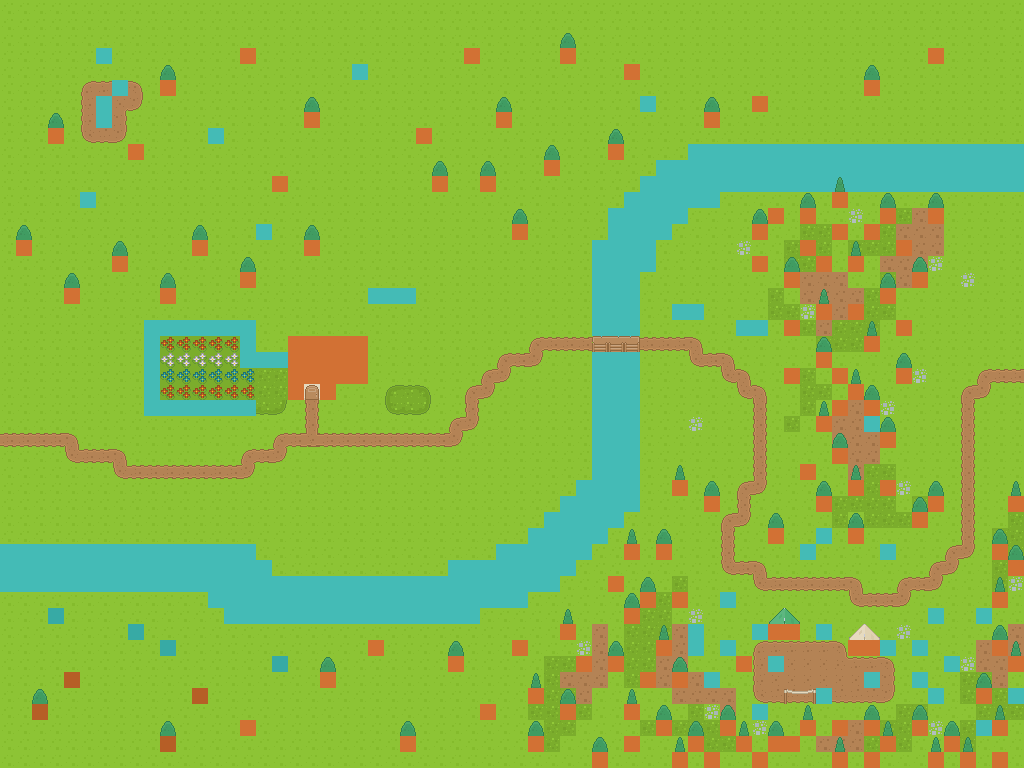

Below is a game level as drawn by its tile map, then a one-line description and the .tmx that defines it (tile-layer data replaced by summaries):
An orthogonal 64x48 tile map with 16x16 px tiles, 10 tile layers (Ground, Paths, Water, Buildings, ...) and 20 objects (15x herb_spawn, 3x mob_spawner, exit, entry).

<map version="1.10" tiledversion="1.12.2" orientation="orthogonal" renderorder="right-down" width="64" height="48" tilewidth="16" tileheight="16" infinite="0" nextlayerid="12" nextobjectid="24">
 <editorsettings>
  <export target="east_meadow.tmj" format="json" />
 </editorsettings>
 <tileset firstgid="1" source="../tilesets/kenney_roguelike.tsx" />
 <layer id="1" name="Ground" width="64" height="48">
  <data>[3072 cells, 3072 non-empty, 4 distinct tile ids]</data>
 </layer>
 <layer id="2" name="Paths" width="64" height="48">
  <data>[3072 cells, 202 non-empty, 27 distinct tile ids]</data>
 </layer>
 <layer id="3" name="Water" width="64" height="48">
  <data>[3072 cells, 267 non-empty, 13 distinct tile ids]</data>
 </layer>
 <layer id="4" name="Buildings" width="64" height="48">
  <data>[3072 cells, 31 non-empty, 22 distinct tile ids]</data>
 </layer>
 <layer id="5" name="Props" width="64" height="48">
  <data>[3072 cells, 205 non-empty, 27 distinct tile ids]</data>
 </layer>
 <layer id="6" name="Props2" width="64" height="48">
  <data>[3072 cells, 5 non-empty, 3 distinct tile ids]</data>
 </layer>
 <layer id="11" name="Obstacles" width="64" height="48">
  <data>[3072 cells, 333 non-empty, 2 distinct tile ids]</data>
 </layer>
 <layer id="7" name="Collision" width="64" height="48">
  <data>[3072 cells, 147 non-empty, 2 distinct tile ids]</data>
 </layer>
 <layer id="8" name="Exits" width="64" height="48">
  <data>[3072 cells, 0 non-empty, 0 distinct tile ids]</data>
 </layer>
 <objectgroup id="9" name="Objects">
  <object id="3" name="exit_settlement" type="exit" x="0" y="432" width="16" height="16" />
  <object id="4" name="entry_settlement" type="entry" x="24" y="440">
   <point />
  </object>
  <object id="6" name="herb_1" type="herb_spawn" x="440" y="360">
   <point />
  </object>
  <object id="7" name="herb_2" type="herb_spawn" x="504" y="280">
   <point />
  </object>
  <object id="8" name="orc_spawner_1" type="mob_spawner" x="392" y="248">
   <point />
  </object>
  <object id="9" name="orc_spawner_2" type="mob_spawner" x="712" y="424">
   <properties>
    <property name="mobId" value="orc_scout" />
   </properties>
   <point />
  </object>
  <object id="10" name="orc_spawner_3" type="mob_spawner" x="680" y="440">
   <properties>
    <property name="mobId" value="orc_scout" />
   </properties>
   <point />
  </object>
  <object id="11" name="herb_3" type="herb_spawn" x="216" y="184">
   <point />
  </object>
  <object id="12" name="herb_4" type="herb_spawn" x="424" y="88">
   <point />
  </object>
  <object id="13" name="herb_5" type="herb_spawn" x="584" y="104">
   <point />
  </object>
  <object id="14" name="herb_6" type="herb_spawn" x="824" y="56">
   <point />
  </object>
  <object id="15" name="herb_7" type="herb_spawn" x="728" y="296">
   <point />
  </object>
  <object id="16" name="herb_8" type="herb_spawn" x="920" y="440">
   <point />
  </object>
  <object id="17" name="herb_9" type="herb_spawn" x="88" y="248">
   <point />
  </object>
  <object id="18" name="herb_10" type="herb_spawn" x="696" y="568">
   <point />
  </object>
  <object id="19" name="herb_11" type="herb_spawn" x="408" y="680">
   <point />
  </object>
  <object id="20" name="herb_12" type="herb_spawn" x="280" y="744">
   <point />
  </object>
  <object id="21" name="herb_13" type="herb_spawn" x="216" y="664">
   <point />
  </object>
  <object id="22" name="herb_14" type="herb_spawn" x="104" y="728">
   <point />
  </object>
  <object id="23" name="herb_15" type="herb_spawn" x="40" y="632">
   <point />
  </object>
 </objectgroup>
 <layer id="10" name="Foreground" width="64" height="48">
  <data>[3072 cells, 94 non-empty, 9 distinct tile ids]</data>
 </layer>
</map>
